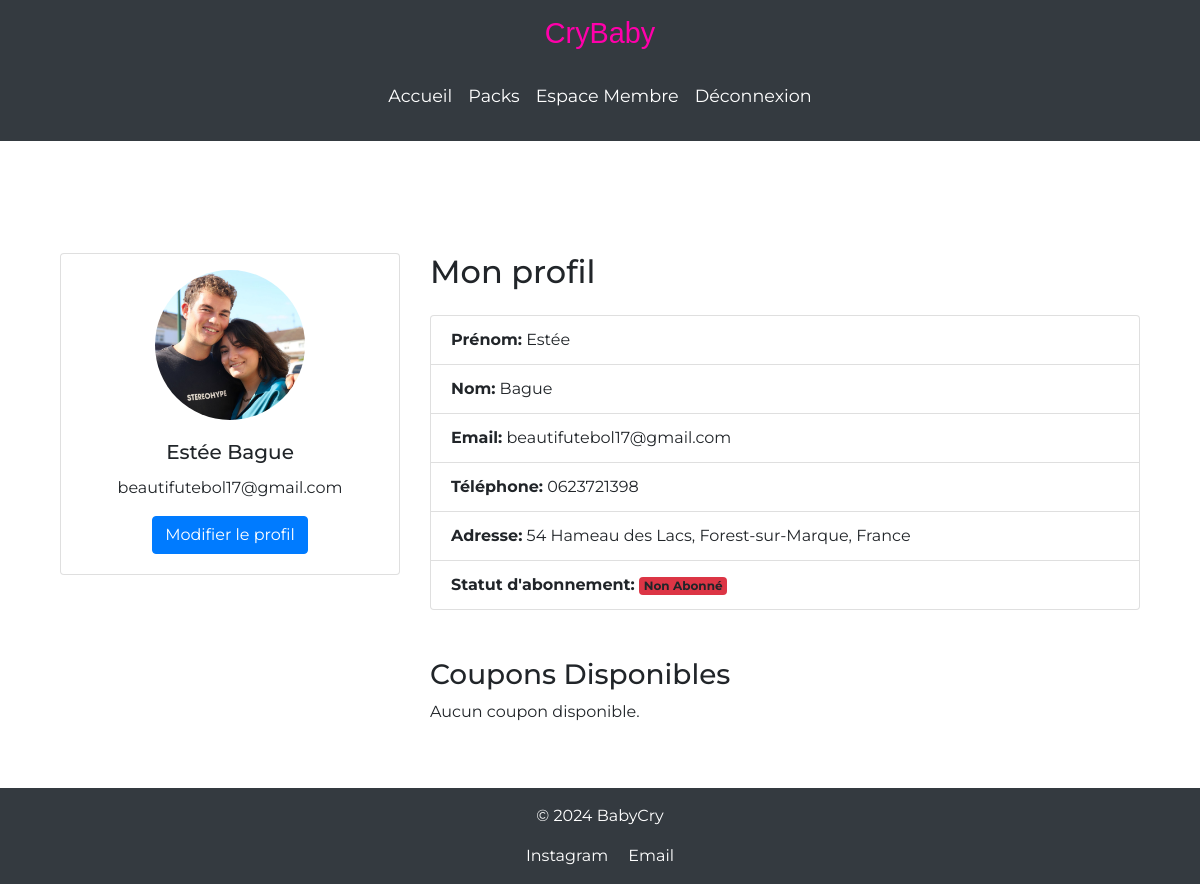
/member-area/ (signed in), run on the app's committed database.
### main_app/models.py (models this page shows, shortened)
class CustomUser(AbstractUser):
    email = models.EmailField(unique=True)
    phone = models.CharField(max_length=15, blank=True, null=True)
    street = models.CharField(max_length=255, blank=True, null=True)
    city = models.CharField(max_length=100, blank=True, null=True)
    country = models.CharField(max_length=100, blank=True, null=True)
    avatar = models.ImageField(upload_to='avatars/', null=True, blank=True)
    is_subscribed = models.BooleanField(default=False)
    is_admin = models.BooleanField(default=False)
    stripe_customer_id = models.CharField(max_length=255, blank=True, null=True)
    subscription_end_date = models.DateTimeField(null=True, blank=True)
    coupons = models.ManyToManyField('Coupon', blank=True, related_name='users')
    current_coupon = models.ForeignKey('Coupon', on_delete=models.SET_NULL, null=True, blank=True)
    groups = models.ManyToManyField(
        'auth.Group',
        related_name='custom_user_groups',
        blank=True
    )
    user_permissions = models.ManyToManyField(
        'auth.Permission',
        related_name='custom_user_permissions',
        blank=True
    )
    USERNAME_FIELD = 'email'
    REQUIRED_FIELDS = ['username']

### main_app/views.py (the view)
# urls.py: path('member-area/', member_area, name='member_area'),
@login_required
def member_area(request):
    user = request.user
    coupons = user.user_coupons.filter(is_active=True, is_used=False, valid_until__gte=timezone.now())
    return render(request, 'main_app/member_area.html', {'user': user, 'coupons': coupons})

### main_app/templates/main_app/member_area.html (shortened to what this page needs)
{% extends 'main_app/base.html' %}
{% block content %}
<div class="container mt-5">
    <div class="row">
        <div class="col-md-4 mb-4">
            <div class="card">
                {% if user.avatar %}
                    <img src="{{ user.avatar.url }}" class="card-img-top rounded-circle mx-auto mt-3" alt="Avatar" style="width: 150px; height: 150px; object-fit: cover;">
                {% else %}
                    <img src="https://via.placeholder.com/150" class="card-img-top rounded-circle mx-auto mt-3" alt="Avatar">
                {% endif %}
                <div class="card-body text-center">
                    <h5 class="card-title">{{ user.first_name }} {{ user.last_name }}</h5>
                    <p class="card-text">{{ user.email }}</p>
                    <a href="{% url 'edit_profile' %}" class="btn btn-primary">Modifier le profil</a>
                </div>
            </div>
        </div>
        <div class="col-md-8">
            <h2 class="mb-4">Mon profil</h2>
            <ul class="list-group mb-3">
                <li class="list-group-item"><strong>Prénom:</strong> {{ user.first_name }}</li>
                <li class="list-group-item"><strong>Nom:</strong> {{ user.last_name }}</li>
                <li class="list-group-item"><strong>Email:</strong> {{ user.email }}</li>
                <li class="list-group-item"><strong>Téléphone:</strong> {{ user.phone }}</li>
                <li class="list-group-item"><strong>Adresse:</strong> {{ user.street }}, {{ user.city }}, {{ user.country }}</li>
                <li class="list-group-item">
                    <strong>Statut d'abonnement:</strong>
                    {% if user.is_subscribed %}
                        <span class="badge bg-success">Abonné</span>
                        {% if user.subscription_end_date %}
                            <p class="mt-2">Votre abonnement prendra fin le {{ user.subscription_end_date|date:"d/m/Y H:i" }}</p>
                        {% endif %}
                    {% else %}
                        <span class="badge bg-danger">Non Abonné</span>
                    {% endif %}
                </li>
            </ul>
            <h3 class="mt-5">Coupons Disponibles</h3>
            <div class="list-group">
                {% for coupon in coupons %}
                    <div class="list-group-item d-flex justify-content-between align-items-center">
                        <div>
                            <h5 class="mb-1">Code: {{ coupon.code }}</h5>
                            <p class="mb-1">Réduction: {{ coupon.discount_percent }}%</p>
                            <small>Valide jusqu'au: {{ coupon.valid_until|date:"d/m/Y H:i" }}</small>
                        </div>
                        <button class="btn btn-success apply-coupon-btn" data-coupon-code="{{ coupon.code }}">Utiliser ce coupon</button>
                    </div>
                {% empty %}
                    <p>Aucun coupon disponible.</p>
                {% endfor %}
            </div>
        </div>
    </div>
</div>
{% endblock %}

### main_app/static/main_app/css/styles.css (style rules this page uses)
.btn { transition: all 0.3s ease; }
html, body { height: 100%; margin: 0; display: flex; flex-direction: column; }

### data on the page
CustomUser: avatar (picture), first_name "Estée", last_name "Bague", email "beautifutebol17@gmail.com", phone "0623721398", street "54 Hameau des Lacs", city "Forest-sur-Marque", country "France"
